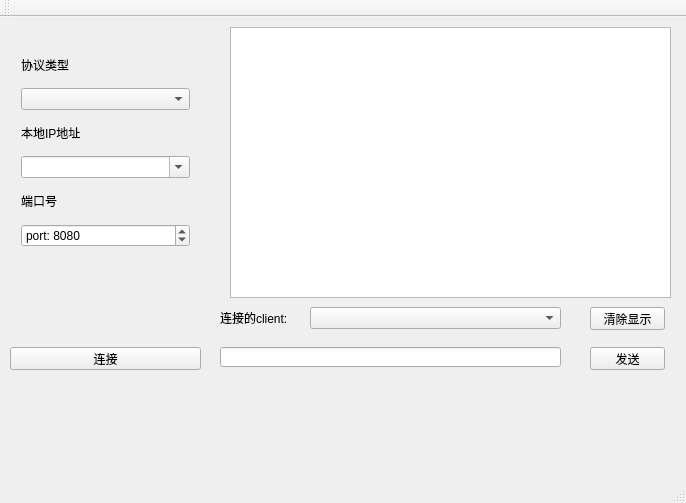
<?xml version="1.0" encoding="UTF-8"?>
<ui version="4.0">
 <class>MainWindow</class>
 <widget class="QMainWindow" name="MainWindow">
  <property name="geometry">
   <rect>
    <x>0</x>
    <y>0</y>
    <width>686</width>
    <height>503</height>
   </rect>
  </property>
  <property name="windowTitle">
   <string>my window</string>
  </property>
  <widget class="QWidget" name="centralWidget">
   <widget class="QWidget" name="verticalLayoutWidget">
    <property name="geometry">
     <rect>
      <x>10</x>
      <y>20</y>
      <width>191</width>
      <height>221</height>
     </rect>
    </property>
    <layout class="QVBoxLayout" name="verticalLayout">
     <item>
      <widget class="QLabel" name="label_type">
       <property name="text">
        <string>协议类型</string>
       </property>
      </widget>
     </item>
     <item>
      <widget class="QComboBox" name="CbBtype">
       <property name="editable">
        <bool>false</bool>
       </property>
      </widget>
     </item>
     <item>
      <widget class="QLabel" name="label_IP">
       <property name="text">
        <string>本地IP地址</string>
       </property>
      </widget>
     </item>
     <item>
      <widget class="QComboBox" name="CbB_IP">
       <property name="editable">
        <bool>true</bool>
       </property>
      </widget>
     </item>
     <item>
      <widget class="QLabel" name="label_port">
       <property name="text">
        <string>端口号</string>
       </property>
      </widget>
     </item>
     <item>
      <widget class="QSpinBox" name="spinBox">
       <property name="prefix">
        <string>port: </string>
       </property>
       <property name="maximum">
        <number>65535</number>
       </property>
       <property name="value">
        <number>8080</number>
       </property>
      </widget>
     </item>
    </layout>
   </widget>
   <widget class="QPushButton" name="pushButton">
    <property name="geometry">
     <rect>
      <x>10</x>
      <y>330</y>
      <width>191</width>
      <height>23</height>
     </rect>
    </property>
    <property name="text">
     <string>连接</string>
    </property>
   </widget>
   <widget class="QLineEdit" name="lineEdit">
    <property name="geometry">
     <rect>
      <x>220</x>
      <y>330</y>
      <width>341</width>
      <height>20</height>
     </rect>
    </property>
   </widget>
   <widget class="QComboBox" name="CbB_Client">
    <property name="geometry">
     <rect>
      <x>310</x>
      <y>290</y>
      <width>251</width>
      <height>22</height>
     </rect>
    </property>
   </widget>
   <widget class="QPushButton" name="pushButtonSend">
    <property name="geometry">
     <rect>
      <x>590</x>
      <y>330</y>
      <width>75</width>
      <height>23</height>
     </rect>
    </property>
    <property name="text">
     <string>发送</string>
    </property>
   </widget>
   <widget class="QLabel" name="label">
    <property name="geometry">
     <rect>
      <x>220</x>
      <y>290</y>
      <width>81</width>
      <height>21</height>
     </rect>
    </property>
    <property name="text">
     <string>连接的client:</string>
    </property>
   </widget>
   <widget class="QPlainTextEdit" name="plainTextEdit">
    <property name="enabled">
     <bool>true</bool>
    </property>
    <property name="geometry">
     <rect>
      <x>230</x>
      <y>10</y>
      <width>441</width>
      <height>271</height>
     </rect>
    </property>
    <property name="readOnly">
     <bool>true</bool>
    </property>
   </widget>
   <widget class="QPushButton" name="pBtnClearDisplayer">
    <property name="geometry">
     <rect>
      <x>590</x>
      <y>290</y>
      <width>75</width>
      <height>23</height>
     </rect>
    </property>
    <property name="text">
     <string>清除显示</string>
    </property>
   </widget>
  </widget>
  <widget class="QMenuBar" name="menuBar">
   <property name="geometry">
    <rect>
     <x>0</x>
     <y>0</y>
     <width>686</width>
     <height>22</height>
    </rect>
   </property>
  </widget>
  <widget class="QToolBar" name="mainToolBar">
   <attribute name="toolBarArea">
    <enum>TopToolBarArea</enum>
   </attribute>
   <attribute name="toolBarBreak">
    <bool>false</bool>
   </attribute>
  </widget>
  <widget class="QStatusBar" name="statusBar"/>
 </widget>
 <layoutdefault spacing="6" margin="11"/>
 <resources/>
 <connections/>
</ui>
